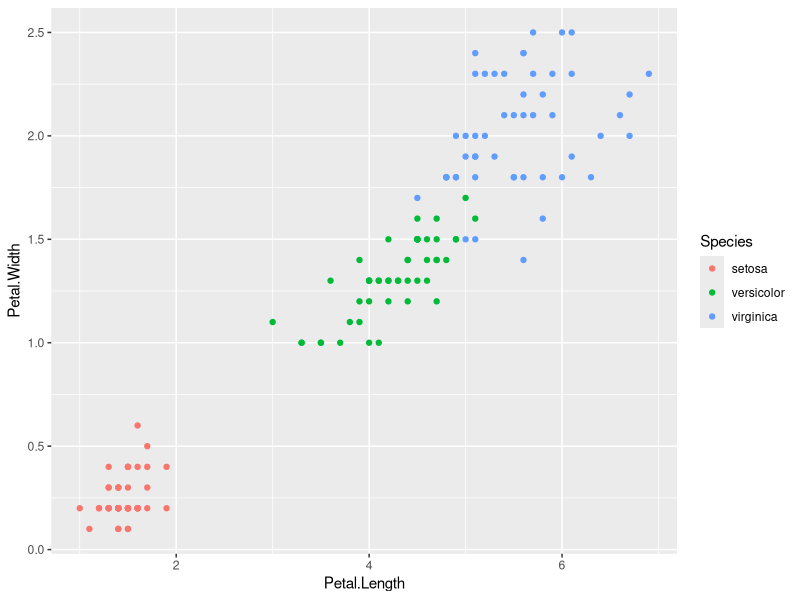
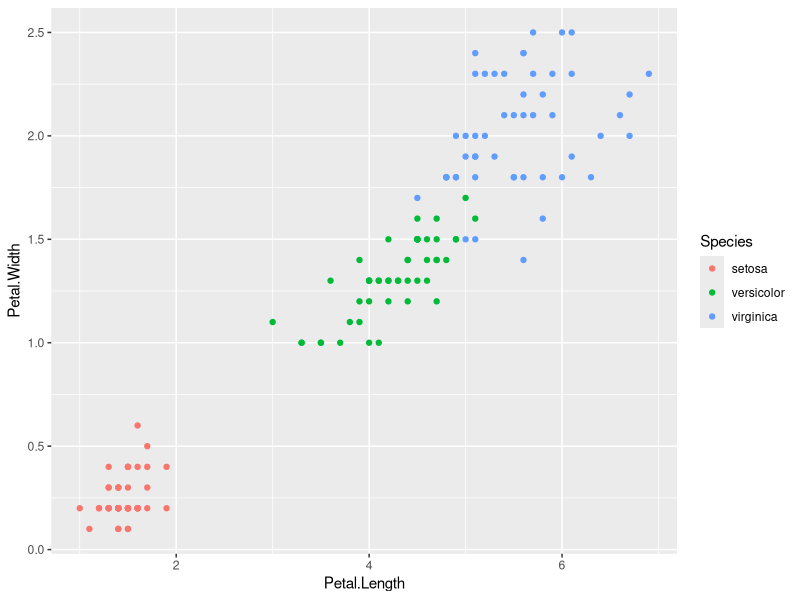
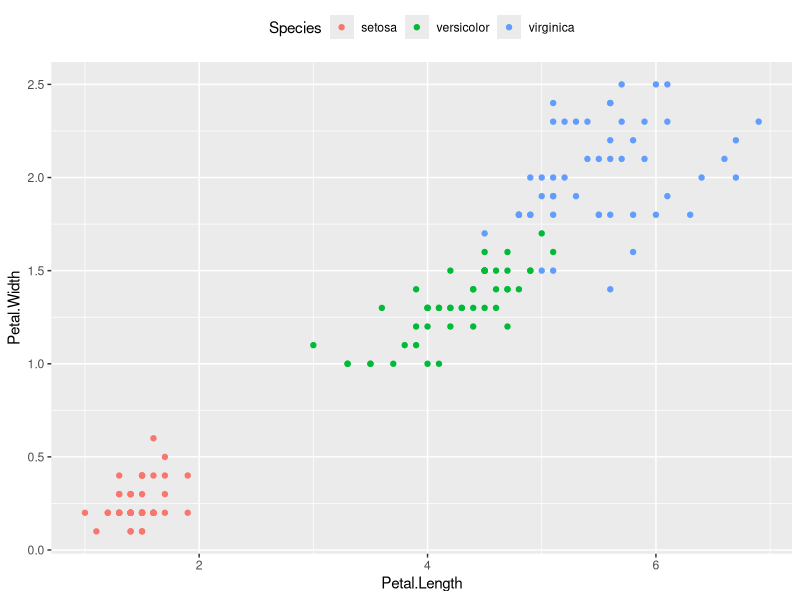
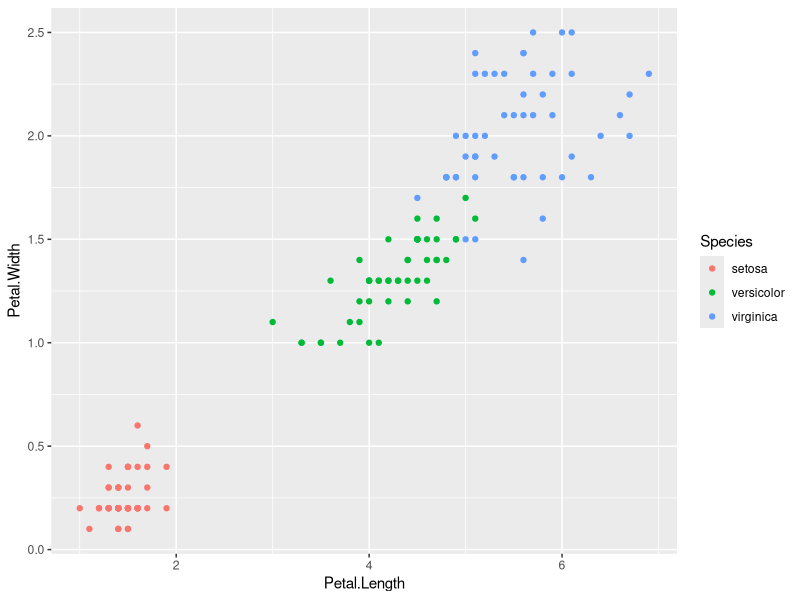
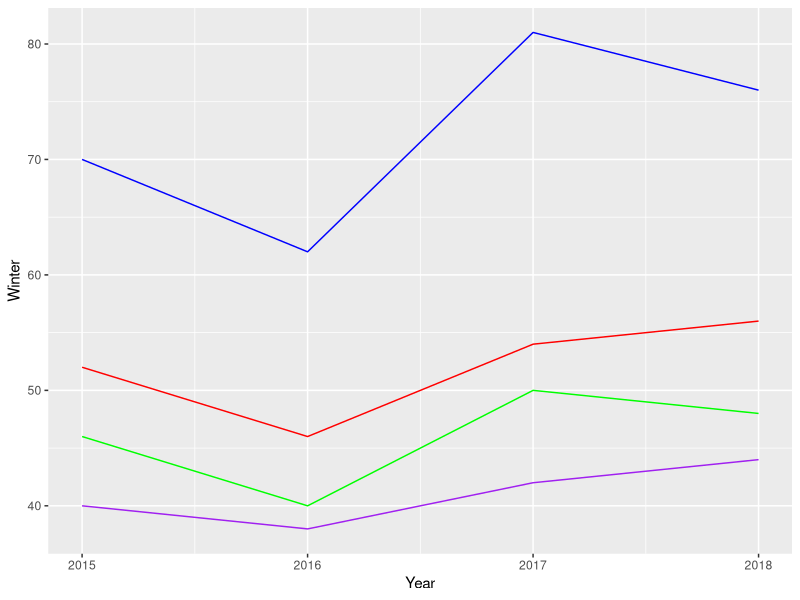
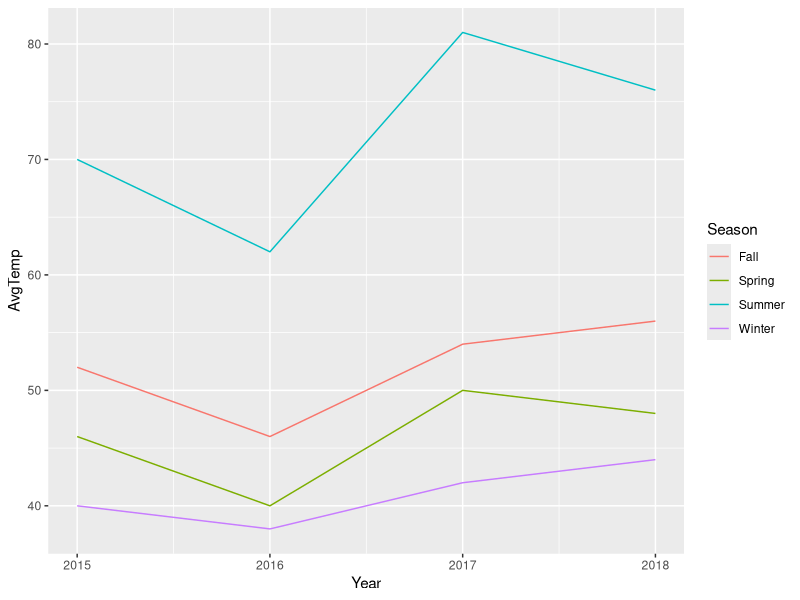
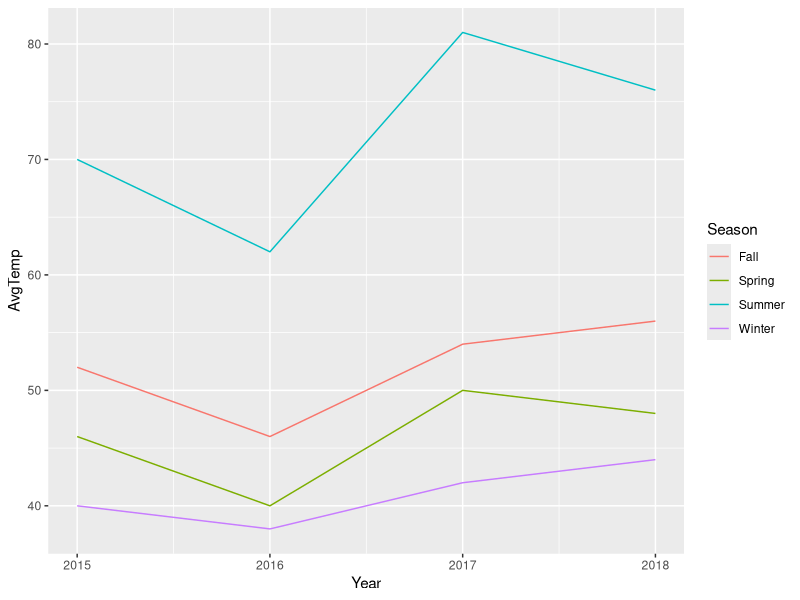

R code for these plots, in order:
## ---- chunk 1
library(tidyverse)
## ---- chunk 2
ggplot(iris, aes(Petal.Length, Petal.Width)) + 
  geom_point(aes(color = Species))
## ---- chunk 3
a <- ggplot(iris, aes(Petal.Length, Petal.Width)) + 
  geom_point(aes(color=Species))
## ---- chunk 4
a
## ---- chunk 5
a + theme(legend.position = "top")
## ---- chunk 6
a <- ggplot(iris, aes(Petal.Length, Petal.Width)) + 
  geom_point(aes(color = Species))
## ---- chunk 7
# Assign a the value 10
a <- 10
# Print out the object a
a

a <- c(1,50,200)
a

a <- "Hello, world!"
a

a <- geom_point(data = iris, aes(Petal.Length, Petal.Width, color = Species))
ggplot() +
  a
## ---- chunk 8
SampleVector <- c(1,2,3)
class(SampleVector)
## ---- chunk 9
data.frame(x = c(1,2,3),
           y = c("a","b","c"),
           z = c(TRUE, TRUE, FALSE))
## ---- chunk 10
data.frame("." = c("Observation 1", "Observation 2","...", "Observation n"),
           "Variable 1" = c("Value", "Value", "...", "Value"),
           "Variable 2" = c("Value", "Value", "...", "Value"),
           "Variable .." = c("Value", "Value", "...", "Value"),
           "Variable n" = c("Value", "Value", "...", "Value"))
## ---- chunk 11
SeasonalTemps <- data.frame(Year = c(2015, 2016, 2017, 2018),
           Winter = c(40, 38, 42, 44),
           Spring = c(46, 40, 50, 48),
           Summer = c(70, 62, 81, 76),
           Fall = c(52, 46, 54, 56))
SeasonalTemps
## ---- chunk 12
ggplot(SeasonalTemps, aes(x = Year)) + 
  geom_line(aes(y = Winter), color = "purple") + 
  geom_line(aes(y = Spring), color = "green") + 
  geom_line(aes(y = Summer), color = "blue") + 
  geom_line(aes(y = Fall), color = "red")
## ---- chunk 13
LongTemps <- gather(data = SeasonalTemps, key = Season, value = AvgTemp, -Year)
LongTemps
## ---- chunk 14
ggplot(LongTemps, aes(x = Year, y = AvgTemp, color = Season)) + 
  geom_line()
## ---- chunk 15
WideTemps <- spread(LongTemps, Season, AvgTemp)
WideTemps
## ---- chunk 16
OrderWideTemps <- select(WideTemps, c(Year, Winter, Spring, Summer, Fall))
OrderWideTemps
## ---- chunk 17
select(WideTemps, c(Year, Winter, Spring, Fall))
## ---- chunk 18
select(WideTemps, -Summer)
## ---- chunk 19
Numbers <- c(5,10,15,20,25)

Numbers %>%
  mean()
## ---- chunk 20
LongTemps %>%
  spread(Season, AvgTemp) %>%
  select(-Summer)
## ---- chunk 21
LongTemps %>%
  spread(data = ., Season, AvgTemp) %>%
  select(-Summer)
## ---- chunk 22
LongTemps %>%
  ggplot(aes(x = Year, y = AvgTemp, color = Season)) + 
  geom_line()
